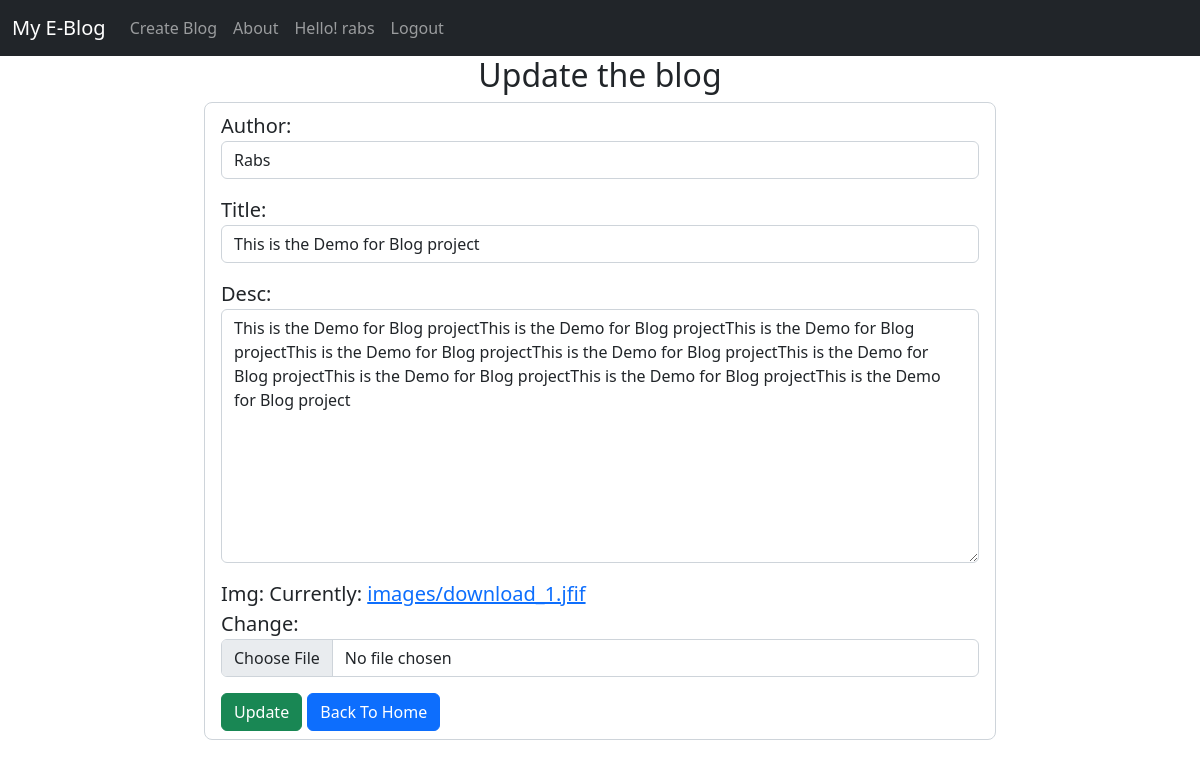
The app's page /update/2 (signed in) with its own data.
### blog/models.py (models this page shows, shortened)
class Post(models.Model):
    title = models.CharField(max_length=50)
    author =models.CharField(max_length=50)
    desc = models.TextField()
    img = models.ImageField( upload_to='images/', height_field=None, width_field=None, max_length=None)
    updated = models.DateTimeField(auto_now=True, auto_now_add=False)

### blog/views.py (the view)
# urls.py: path("update/<int:id>", login_required(views.upPost) ,name="up"),
def upPost(request, id):
    if request.method == 'POST':
        blog = Post.objects.get(id=id)
        fm = PostForm(request.POST, request.FILES, instance=blog)
        if fm.is_valid():
            fm.save()
            return redirect('/')
    else:
        print(request)
        blog = Post.objects.get(id=id)
        fm = PostForm(instance=blog)
    return render(request, 'blog/update.html', {'form':fm})

### blog/forms.py
class PostForm(forms.ModelForm):
    title = forms.CharField(widget= forms.TextInput( attrs={'class': 'form-control'}))
    desc = forms.CharField(widget= forms.Textarea(attrs={'class': 'form-control'}))
    author = forms.CharField( widget= forms.TextInput(attrs={'class': 'form-control'}))
    img = forms.ImageField( widget= forms.ClearableFileInput(attrs={'class': 'form-control', 'id':'inputGroupFile02'}))
    class Meta:
        model = Post
        fields = ['author', 'title','desc', 'img']

### blog/templates/blog/update.html
{% extends 'blog/base.html' %}
{% block content %}
<div class="row">
    <div class="col-sm-8 offset-2">
        <h2 class='text-center'>Update the blog</h2>
        <form class=" form-control form-control-lg " action="" method="post" enctype="multipart/form-data">
            {% csrf_token %} {{form.as_p}}
            <input type="submit" class="btn btn-success" value='Update'>
            <a class="btn btn-primary" href="/">Back To Home</a>
        </form>
    </div>
</div>
{% endblock content %}

### blog/templates/blog/base.html (shortened to what this page needs)
{% load static %}
<!DOCTYPE html>
<html lang="en">
  <head>
    <link rel="stylesheet" href="{% static 'blog/css/main.css' %}" />
    <link rel="stylesheet" href="{% static 'blog/css/bootstrap.css' %}" />
  </head>
  <body>
    <nav class="navbar navbar-expand-lg navbar-dark bg-dark">
      <div class="container-fluid">
        <a class="navbar-brand" href="/">My E-Blog</a>
        <div class="collapse navbar-collapse" id="navbarNav">
          <ul class="navbar-nav">
            <li class="nav-item">
              <a class="nav-link" href="{% url 'cr' %}">Create Blog</a>
            </li>
            <li class="nav-item">
              <a class="nav-link" href="">About</a>
            </li>
            {% if user.is_authenticated %}
            <li class="nav-item">
                <a class="nav-link" href="">Hello! {{user}}</a>
              </li>
            <li class="nav-item">
              <a class="nav-link" href="{% url 'out' %}">Logout</a>
            </li>
            {% else %}
            <li class="nav-item">
              <a
                class="nav-link"
                href="{% url 'in' %}">LogIn</a>
            </li>
            {% endif %}
          </ul>
        </div>
      </div>
    </nav>
    {% block content %}{% endblock content %}
  </body>
</html>

### blog/static/blog/css/main.css (style rules this page uses)
h2 { font-size: 28px; margin-top: 0; }

### records on screen
Post: author "Rabs", title "This is the Demo for Blog project", desc "This is the Demo for Blog projectThis is the Demo for Blog projectThis is the Demo for Blog projectThis is the Demo for Blog projectThis is the Demo for Blog projectThis is the Demo for Blog projectThis is the Demo for Blog projectThis is the Demo for Blog projectThis is the Demo for Blog project"

### other values on screen
{{ user }} "rabs"
